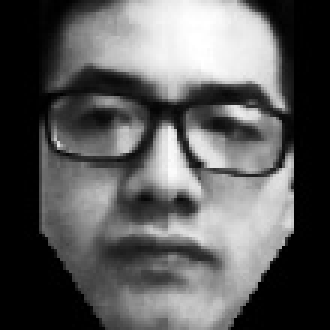
#> input picture dataset/user 1/user.1.1.jpg, 110 x 110 px (shown 3 times larger); its folder holds only this picture in this run
$ python testWithRadius.py '../dataset/user 1/user.1.1.jpg'
#> lines starting #> are read from the running program, lines starting #| are printed output that depends on the picture
### experiment/faceLibs.py
#!/usr/bin/env python
# -*- coding: utf-8 -*-
"""
    FaceLibs is a library with some methods are used for
    Face detection and Face recognition
                            (Created by: Nguyen Bao Trung)
"""

import numpy as np
import cv2
import os

# These below are Global variables,
# Please don't change (except Path to directory of them change):
FACE_CASCADEPATH = cv2.CascadeClassifier(
                        "../cascade/haarcascade_frontalface_default.xml")
EYE_CASCADEPATH = cv2.CascadeClassifier(
                        "../cascade/haarcascade_eye.xml")
NAME_LIST = "Names.txt"
# Changing if it is neccessary
FONT = cv2.FONT_HERSHEY_SIMPLEX


class FaceDetector:
    """
    FaceDetector collects some methods are used for
    Face detection and Face recognition:
        1,faceDetect
        2,eyeDetect
    """
    def __init__(self):
        """ Getting paths of HaarCascade, use for face, eye detection """
        self.faceCascadePath = FACE_CASCADEPATH
        self.eyeCascadePath = EYE_CASCADEPATH

    def faceDetect(self, image, scaleFactor=1.3,
                   minNeighbors=5, minSize=(30, 30)):
        """
        Method is used to detect face
            1,image: An image Matrix with type=unit8
            2,scaleFactor: How much image size is reduced at each image scale
            3,minNeighbors: How many neighbors each candidate
                          rectangle should have. To retain it
            4,minSize: Objects smaller than that are ignored
        """
        self.faceRect = self.faceCascadePath.detectMultiScale(
                                                image,
                                                scaleFactor=scaleFactor,
                                                minNeighbors=minNeighbors,
                                                minSize=minSize,
                                                flags=cv2.CASCADE_SCALE_IMAGE)
        return self.faceRect

    # [77 lines left out: functions eyeDetect, assignColorPerson, showNameList, addName, findName, createFolderHoldImage, not called in this run]


def getFaceWithID(path):
    """
    Method is used in 'face trainning' to get samples of Faces and IDs
        path: link to folder that contains images
              e.g.: "C:/my_project/dataset"
    """
    faces, ids = [], []
    for user_path, many_users, images in os.walk(path):
        for user in many_users:
            image_path = os.path.join(user_path, user)
            for images in os.listdir(image_path):
                gray = cv2.imread(os.path.join(image_path, images),
                                  cv2.IMREAD_GRAYSCALE)
                h, w = gray.shape[:2]
                x, y = 0, 0
                # with image(110x110) => image(84x105)
                img = gray[y:y+h-(h//22), (w//2)-(10*w//26):(w//2)+(10*w//26)]
                img_numpy = np.array(img, dtype='uint8')
                id = int(os.path.split(images)[-1].split(".")[1])
                faces.append(img_numpy)
                ids.append(id)
    return faces, np.array(ids)


def pressQtoQuitCV2():
    """ Method is used to quit program """
    return (cv2.waitKey(1) & 0xFF == ord('q'))


# [52 lines left out: functions resize, faceMask, not called in this run]

### experiment/testWithRadius.py

"""
python testWithRadius.py trung_color.jpg
"""

from faceLibs import *
import matplotlib.pyplot as plt
import numpy as np
import time
import sys
import cv2


path = "../dataset"
# Change range of Radius to test
RANGE_RADIUS = range(16)
# Choose NEIGHBORS and Cells
NEIGHBORS = 9
CELLVALUE = 7


def getInput():
    img = cv2.imread(sys.argv[1], cv2.IMREAD_GRAYSCALE)
#> img is the input picture: shape (110, 110); min 0, max 255, mean 91.2
    fd = FaceDetector()
    return img, fd


def resultTestWithRadius(faceEQ, faces, labels):
    ids = []
    confs = []
    start = time.time()
    for radius in RANGE_RADIUS:
        recognizer = cv2.face.LBPHFaceRecognizer_create(radius,
                                                        NEIGHBORS,
                                                        CELLVALUE,
                                                        CELLVALUE)
        print(f"TRAINING FOR {radius} RADIUS")
        recognizer.train(faces, labels)
        print('LBPH FACE RECOGNISER TRAINED')
        id, conf = recognizer.predict(faceEQ)
        ids.append(id)
        confs.append(round(100-conf, 2))
        print(f"Radius: {radius}, Neighbors: {NEIGHBORS}", end=" ")
        print(f"and cells: {CELLVALUE}x{CELLVALUE}")
        print(f"ID is: {id} THE CONFIDENCE: {round(100-conf, 2)}\n")
    end = time.time()
    print(f"Time passed: {round(end - start, 2)}s")
    return ids, confs, radius


def drawChart(ids, confs, x_axis):
    fig, (ax1, ax2) = plt.subplots(nrows=2, ncols=1)
    plt.subplots_adjust(hspace=0.5)

    ax1.set_ylabel("ID")
    ax1.plot(ids, color='b', marker="o", ms=8, lw=2, mfc='r')
    ax1.grid()
    ax1.set_xlim(xmin=0, xmax=x_axis)

    ax2.set_title("With Neighbors: {0}, Cells: {1}x{1}".format(
                  NEIGHBORS, CELLVALUE))
    ax2.set_ylabel("CONFIDENCE")
    ax2.set_xlabel("RADIUS")
    ax2.plot(confs, color='g', marker="o", ms=8, lw=2, mfc='orange')
    ax2.grid()
    ax2.set_xlim(xmin=0, xmax=x_axis)

    plt.show()
    return None


if __name__ == "__main__":

    img, fd = getInput()
    faceRect = fd.faceDetect(img)
#> in faceDetect, `self.faceRect = self.faceCascadePath.detectMultiScale( image, scaleFac..`: self.faceRect = ()
#> faceRect = ()
    faces, labels = getFaceWithID(path)
#> in getFaceWithID, `img = gray[y:y+h-(h//22), (w//2)-(10*w//26):(w//2)+(10*w//26)]`:
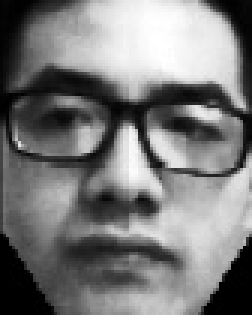
#> img: shape (105, 84) (shown 3 times larger); min 0, max 255, mean 121.3

    for (x, y, w, h) in faceRect:
        faceROI = img[y+(h//9):(y+h)-(h//12), x+(w//7):(x+w)-(w//7)]
        faceROI = resize(faceROI, "w", 150)
        faceEQ = cv2.equalizeHist(faceROI)

        ids, confs, radius = resultTestWithRadius(faceEQ, faces, labels)
        drawChart(ids, confs, radius)
#> this loop made 0 passes
